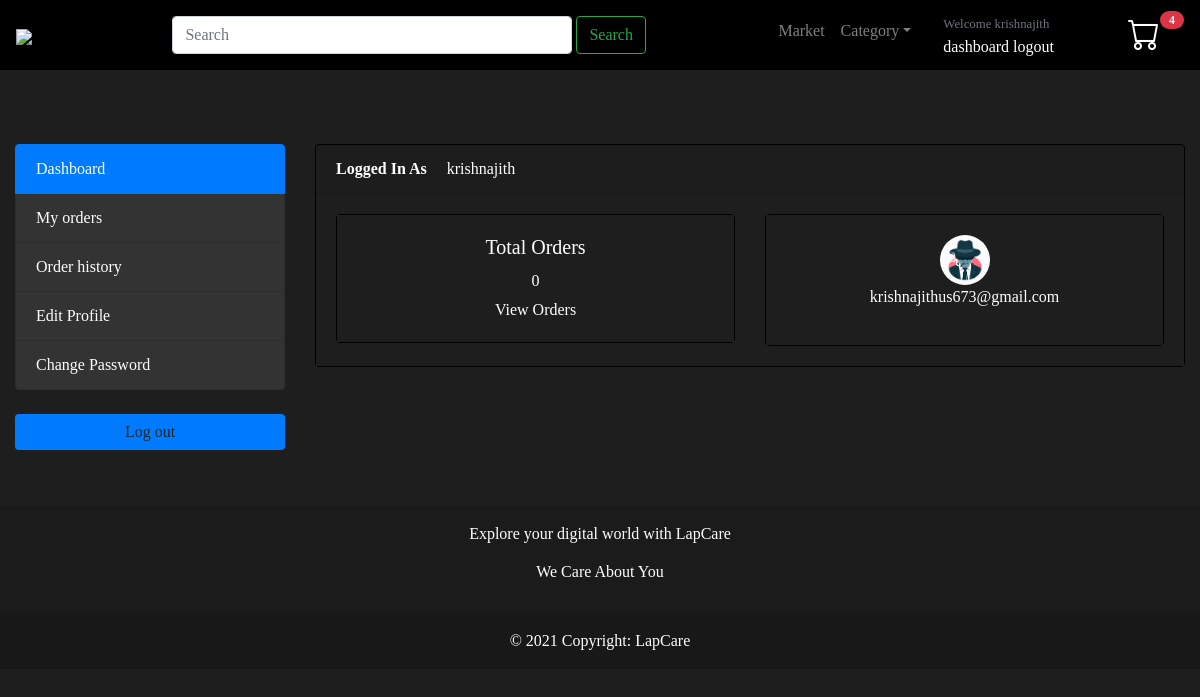
The page /register/dashboard/ (signed in) on the database its author committed.
### accounts/models.py (models this page shows, shortened)
class Account(AbstractBaseUser):
    first_name = models.CharField(max_length=50)
    last_name = models.CharField(max_length=50)
    username = models.CharField(max_length=50, unique=True)
    email = models.EmailField(max_length=100, unique=True)
    phone_number = models.CharField(max_length=50)
    date_joined = models.DateTimeField(auto_now_add=True)
    last_login = models.DateTimeField(auto_now_add=True)
    is_admin = models.BooleanField(default=False)
    is_staff = models.BooleanField(default=False)
    is_active = models.BooleanField(default=False)
    is_superadmin = models.BooleanField(default=False)
    is_user = models.BooleanField(default=False)
    USERNAME_FIELD = "email"
    REQUIRED_FIELDS = ["username", "first_name", "last_name"]
    objects = MyAccountManager()

class UserProfile(models.Model):
    user = models.OneToOneField(Account, on_delete=models.CASCADE)
    address_line_1 = models.CharField(blank=True, max_length=100)
    address_line_2 = models.CharField(blank=True, max_length=100)
    profile_picture = models.ImageField(blank=True, upload_to="userprofile", null=True)
    city = models.CharField(blank=True, max_length=20)
    state = models.CharField(blank=True, max_length=20)
    country = models.CharField(blank=True, max_length=20)

### accounts/views.py (the view)
# urls.py: path('dashboard/',views.dashboard,name='dashboard'),
@login_required(login_url="login")
def dashboard(request):
    userprofile = UserProfile.objects.get(user_id=request.user)
    orders = Order.objects.order_by("-created_at").filter(
        user_id=request.user.id, is_ordered=True
    )
    orders_count = orders.count()  # passing count to the dashboard
    context = {"orders_count": orders_count, "userprofile": userprofile}
    return render(request, "User/dashboard.html", context)

### cart/context_processors.py (called while the page is built)
def counter(request):
    cart_count=0
    if 'admin' in request.path:
        return{}
    else:
        try:
            cart=Cart.objects.filter(cart_id=_cart_id(request))
            if request.user.is_authenticated:#if user is authenticated
                cart_items=CartItem.objects.all().filter(user=request.user)
            else:
                cart_items=CartItem.objects.all().filter(cart=cart[:1])
            for cart_item in cart_items:
                   cart_count=cart_count+cart_item.quantity
        except Cart.DoesNotExist:
            cart_count=0
    return dict(cart_count=cart_count)

### cart/views.py (called while the page is built)
def _cart_id(request):
    cart = request.session.session_key
    if not cart:
        cart = request.session.create()
    return cart

### category/context_processors.py (called while the page is built)
def menu_links(request):
    links=category.objects.all()
    return dict(links=links)

### category/models.py (called while the page is built)
    def get_url(self):
          return reverse("market_by_category",args=[self.slug])

### templates/User/dashboard.html (shortened to what this page needs)
{% extends 'User/base.html' %}
{% load static %}
{% block content %}
<section class="section-conten padding-y bg  pt-4 mt-4" >
    <div class="container-fluid  mt-4 pt-4 pb-5" style="background:#1e1e1e;">
        <div class="row">
      {% include "User/includes/dashboard_sidebar.html"%}
	<main class="col-lg-9 col-md-12 ">
		<article class="card">
		<header class="card-header">
			<strong class="d-inline-block mr-3">Logged In As</strong>
			<span>{{user.first_name}}</span>
		</header>
		<div class="card-body">
			<div class="row">
				<div class="col-md-6">
					<div class="card" style="text-align: center;">
						<div class="card-body">
							<h5 class="card-title">Total Orders</h5>
							<h4>{{orders_count}}</h4>
							<a href="#">View Orders</a>
						</div>
					</div>
				</div>
				<div class="col-md-6">
					<div class="card" style="text-align: center;">
						<div class="card-body">
							<img src="{{userprofile.profile_picture.url}}" alt="User Profile Picture" width="50" height="50" style="border-radius: 50%;">
							<p class="mb-0">{{user.email}}</p>
						</div>
					</div>
				</div>
			</div>
		</div>
		</article>
	</main>
</div>
</div>
    </section>
{% endblock %}

### templates/User/includes/header.html (shortened to what this page needs)
{% load static %}
<header>
  <nav id="nav-header-custom" class=" navbar fixed-top navbar-expand-lg navbar-dark bg-dark">
    <a class="navbar-brand" href="{% url 'home'%}"><img style="width:100%; height:auto; max-width:80px;"src="{% static 'assets/images/logo1.png'%}"></a>
    <div class="collapse navbar-collapse" id="navbarSupportedContent">
        <form class="form-inline mx-auto my-2" action="{% url 'search'%}" method="GET">
            <input id="form-style" class="form-control mr-sm-1 " type="search" placeholder="Search" aria-label="Search" name="keyword">
            <button class="btn btn-outline-success my-2 my-sm-0" type="submit">Search</button>
        </form>
        <ul class="navbar-nav">
          <li class="nav-item">
            <a class="nav-link" href="{% url 'market'%}">Market</a>
          </li>
          <li class="nav-item dropdown ">
            <a class="nav-link dropdown-toggle" href="http://example.com" id="dropdown01" data-toggle="dropdown" aria-haspopup="true" aria-expanded="false">Category</a>
          </li>
          {% if user.is_authenticated  %}
            <li class="nav-item active px-4">
              <div class="widget-header">
                <small class="title text-muted">Welcome {{user.username}}</small>
                <div>
                  <a href="{% url 'dashboard'%}">dashboard</a>
                  <a href="{% url 'logout' %}"> logout</a>
                </div>
              </div>
            </li>
          {% endif %}
        <li class="nav-item dropdown px-4 px-4" >
            <a style=" background: #000;"type="button" class="btn position-relative">
              <a href="{% url 'cart'%}"><span id="boot-icon" class="bi bi-cart" style="font-size:2rem; color: rgb(255, 255, 255);"></span></a>
              <span class="position-absolute top-0 start-100 translate-middle badge rounded-pill badge-danger">
                <span class="visually-hidden">{{cart_count}}</span>
              </span>
            </a>
        </li>
        </ul>
    </div>
</nav>
</header>

### templates/User/base.html (style rules this page uses)
a { color: white; }
#nav-header-custom { background: #000 !important; }
body { background: black; }
html, html { height: 100%; }
body { min-height: 100%; }
body { padding-top: 3rem; background-color:#1e1e1e; font-family: Arial, sans-serif; color:#fff; }
p,span,div { font-family: Georgia, serif !important; }
h2,h3,h4 { font-size: 1rem; }
@media (min-width: 996px) { #form-style { width: 25rem; } }
.card { background-color:#1e1e1e; border: solid 0.5px black; }
.card-body { background-color:#1e1e1e; }
.badge { padding-left: 9px; padding-right: 9px; -webkit-border-radius: 9px; -moz-border-radius: 9px; border-radius: 9px; }
* { box-sizing: border-box; }

### rows shown on the page
Account: username "krishnajith", first_name "krishnajith", email "krishnajithus673@gmail.com"
UserProfile: profile_picture (placeholder picture)

### other values the page prints
{{ cart_count }} "4"
{{ orders_count }} "0"
